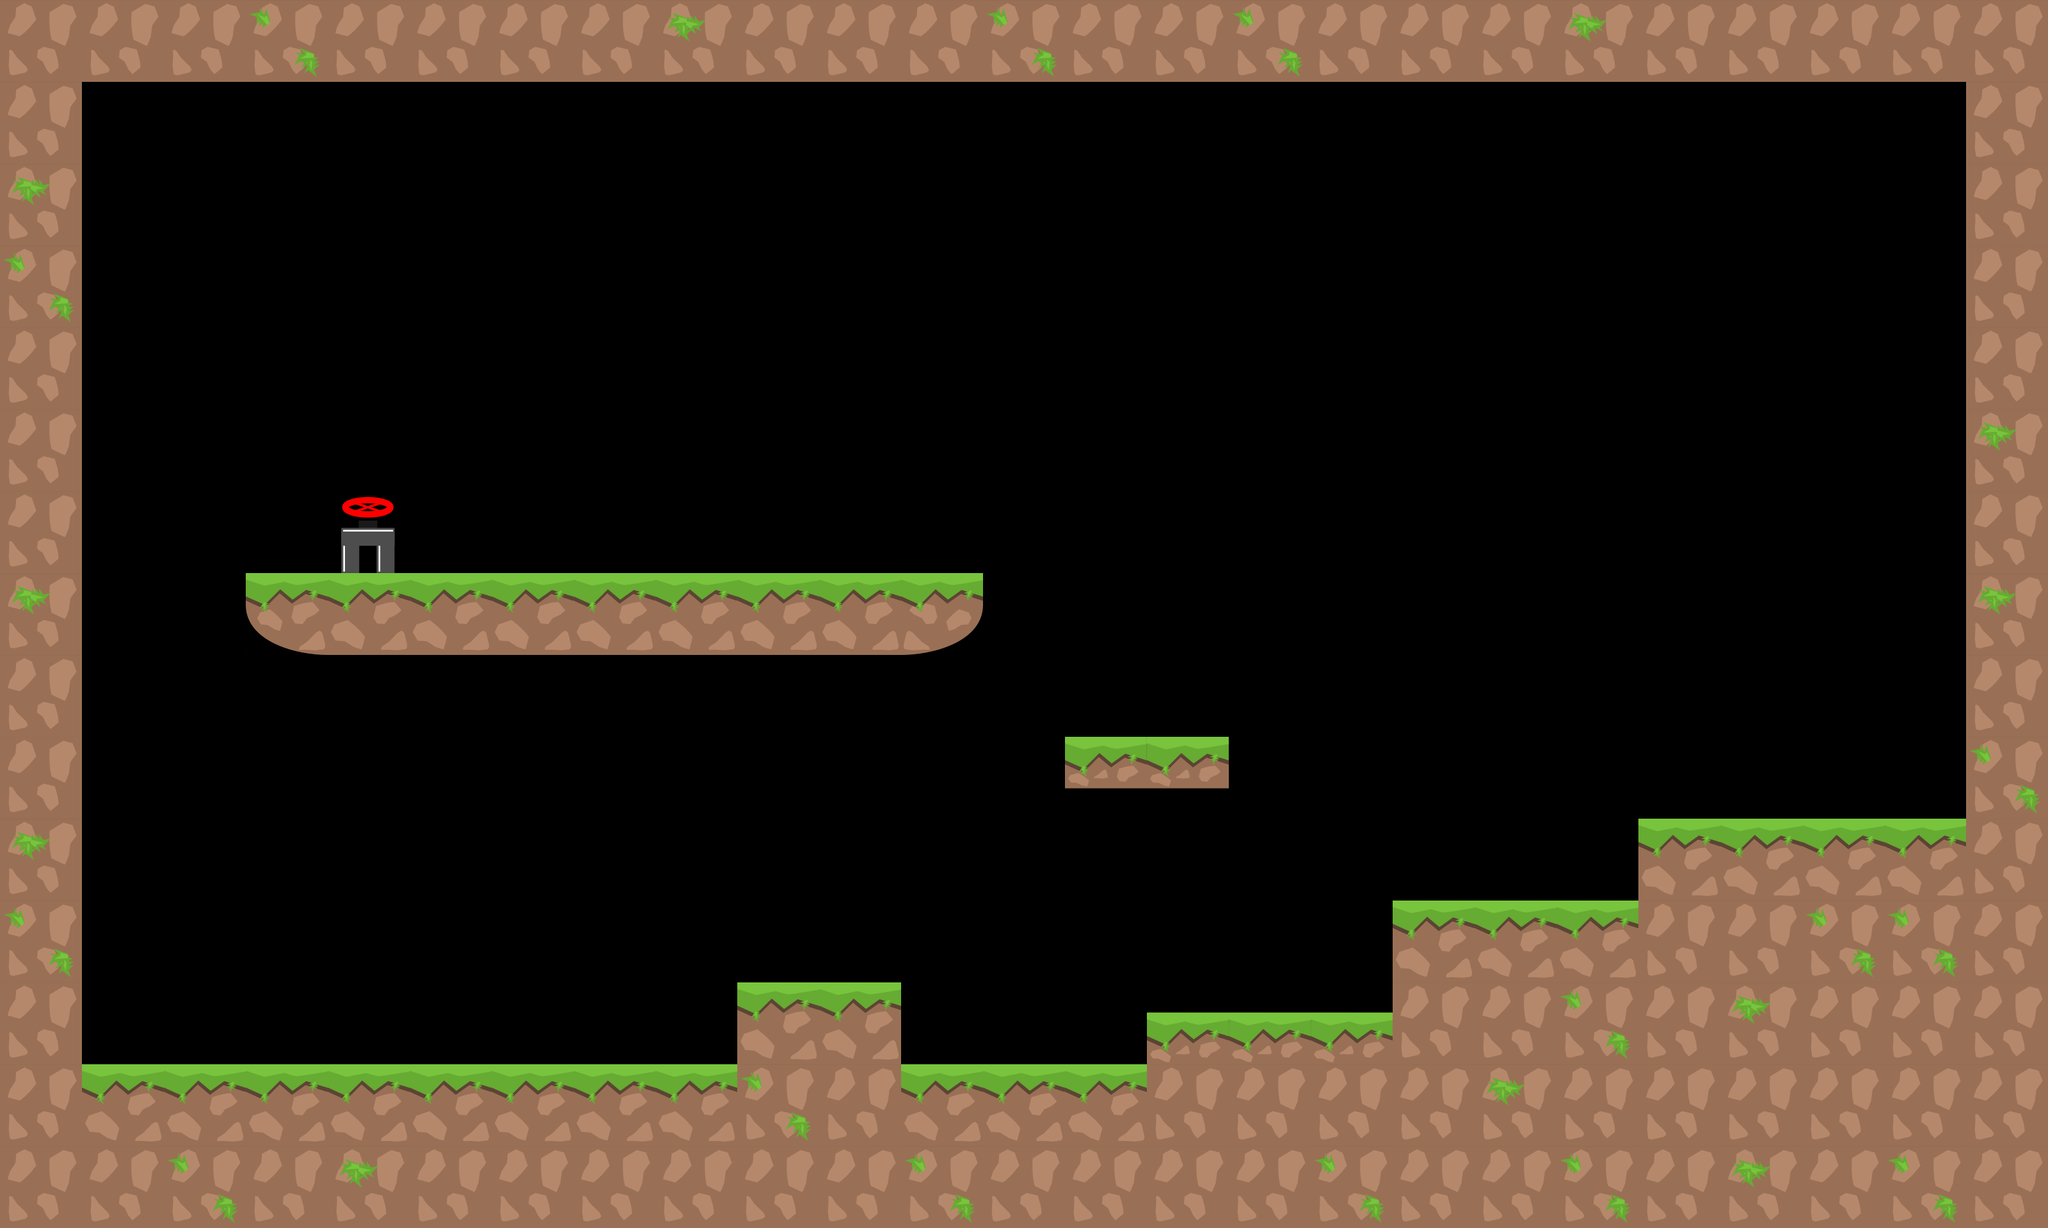

Rendered tile map (Tiled .tmx) drawn with the repository's tilesets; below, a short description and the map source with its tile grids summarised:
An orthogonal 25x15 tile map with 128x128 px tiles, 1 tile layer (graphics), 2 tilesets and 17 objects.

<map version="1.0" tiledversion="1.1.1" orientation="orthogonal" renderorder="right-down" width="25" height="15" tilewidth="128" tileheight="128" infinite="0" nextobjectid="50">
 <tileset firstgid="1" source="tiles_128x128.tsx" />
 <tileset firstgid="37" source="tiles_128x128_green.tsx" />
 <layer name="graphics" width="25" height="15">
  <data>[375 cells, 134 non-empty, 9 distinct tile ids]</data>
 </layer>
 <objectgroup name="info" />
 <objectgroup name="blocks">
  <object id="1" x="8" y="1663.88" width="3196" height="248.122" />
  <object id="2" x="3072" y="4" width="112" height="1696" />
  <object id="3" x="64" y="52" width="64" height="1684" />
  <object id="4" x="8" y="4" width="3172" height="120" />
  <object id="7" x="383.75" y="895.833" width="1152.13" height="128.167" />
  <object id="9" x="1663.76" y="1152" width="256" height="80.9697" />
  <object id="11" x="1792.34" y="1583" width="389" height="103.667" />
  <object id="13" x="2175.83" y="1408" width="392.167" height="282.667" />
  <object id="14" x="2559.92" y="1279.95" width="542.75" height="284.042" />
  <object id="48" x="1152" y="1536" width="256" height="128" />
 </objectgroup>
 <objectgroup name="slope" />
 <objectgroup name="passBlock" />
 <objectgroup name="flowers">
  <object id="24" x="859.515" y="731.879" width="69.697" height="69.697">
   <ellipse />
  </object>
  <object id="26" x="1235.52" y="731.879" width="69.697" height="69.697">
   <ellipse />
  </object>
  <object id="27" x="1751.52" y="1003.88" width="69.697" height="69.697">
   <ellipse />
  </object>
  <object id="28" x="2579.52" y="1115.88" width="69.697" height="69.697">
   <ellipse />
  </object>
  <object id="29" x="2779.52" y="1111.88" width="69.697" height="69.697">
   <ellipse />
  </object>
  <object id="30" x="2963.52" y="1111.88" width="69.697" height="69.697">
   <ellipse />
  </object>
 </objectgroup>
 <objectgroup name="end">
  <object id="44" x="586.5" y="817">
   <ellipse />
  </object>
 </objectgroup>
 <objectgroup name="pushBlocks" />
</map>
